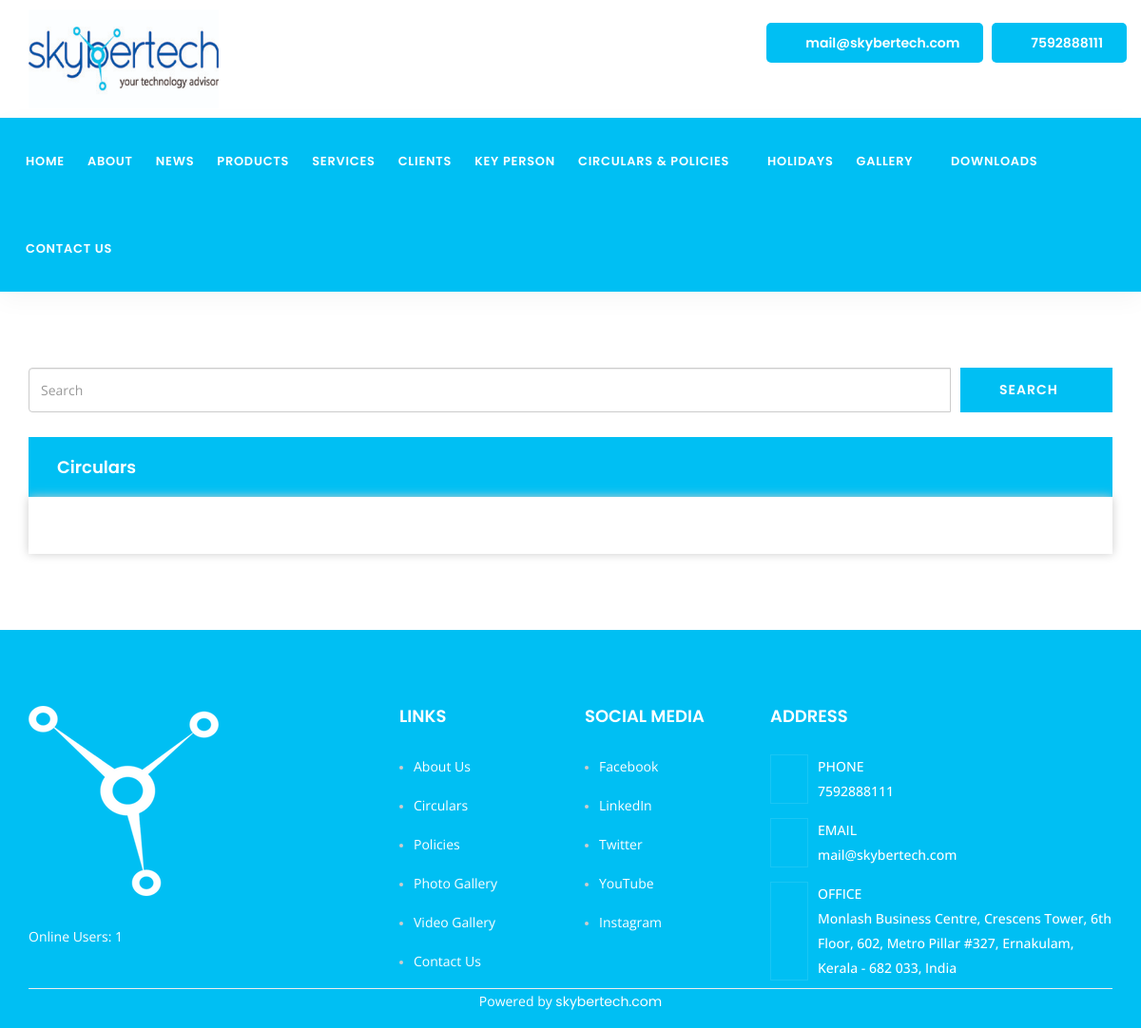
The page /circulars.php on the database its author committed.
### tables this page shows
CREATE TABLE IF NOT EXISTS `i_logo` (
  `ILogoID` bigint(20) NOT NULL AUTO_INCREMENT,
  `ILImage` varchar(255) NOT NULL,
  `Timestamp` timestamp NOT NULL DEFAULT CURRENT_TIMESTAMP,
  PRIMARY KEY (`ILogoID`)
);

CREATE TABLE IF NOT EXISTS `i_general` (
  `IGID` bigint(20) NOT NULL AUTO_INCREMENT,
  `IGColor` varchar(255) NOT NULL,
  `IGPhone` text NOT NULL,
  `IGEmail` varchar(255) NOT NULL,
  `IGAddress` text NOT NULL,
  `Timestamp` timestamp NOT NULL DEFAULT CURRENT_TIMESTAMP,
  PRIMARY KEY (`IGID`)
);

CREATE TABLE IF NOT EXISTS `i_footerlogo` (
  `IFTRLOGID` bigint(20) NOT NULL AUTO_INCREMENT,
  `IFImage` varchar(255) NOT NULL,
  `Timestamp` timestamp NOT NULL DEFAULT CURRENT_TIMESTAMP,
  PRIMARY KEY (`IFTRLOGID`)
);

### circulars.php (the view, shortened to what this page needs)
<?php
require 'admin/db/config.php';
include 'header.php';?>
          <div class="top-cat-area inc-trending-courses about-area default-padding">
        <div class="container">
            <div class="row">
                <div class="col-md-12 home-sidebar">
                    <div class="input-group">
                         <input class="form-control" id="search" name="search" placeholder="Search" type="text" style="height:47px">
                         <span class="input-group-btn">
                         <button type="submit" name="submit" id="submit" class="btn btn-theme effect btn-md" style="background-color: <?php echo $C_color; ?>;margin-left: 10px;" onclick="Getcircular()"> Search <i class="fa fa-paper-plane"></i>
                         </button></span>
                         </div><br>
                    <div class="sidebar-item latest-posts trending-courses-box" >
                        <h4 style="background:<?php echo $C_color; ?>">Circulars</h4>
                        <div class="trending-courses-items">
                        </div>
                    </div>
                </div>
            </div>
        </div>
    </div>
    <?php include 'footer.php';?>

### header.php (shortened to what this page needs)
<?php
require 'admin/db/config.php';
$session_value = session_id();
$enrty_time=time();
$time_check=$enrty_time-60;
$query_del="DELETE FROM i_online WHERE TimeLog < '$time_check'";
$conn->query($query_del);
$check="SELECT * FROM i_online WHERE SessionID='$session_value'";
$result_check = $conn->query($check);
if(mysqli_num_rows($result_check)==0)
{
$query_insert="INSERT INTO i_online(SessionID, TimeLog) VALUES ('$session_value','$enrty_time')";
$conn->query($query_insert);
};
$Queryer_logo ="SELECT * FROM  i_logo WHERE ILogoID=1";
$Resulter_logo = $conn->query($Queryer_logo);
$Rower_logo = $Resulter_logo->fetch_assoc();
$Logo_file=$Rower_logo['ILImage'];
$Queryer_footer ="SELECT * FROM  i_footerlogo WHERE IFTRLOGID=1";
$Resulter_footer = $conn->query($Queryer_footer);
$Rower_footer = $Resulter_footer->fetch_assoc();
$footer_file=$Rower_footer['IFImage'];
$Queryer_general ="SELECT * FROM i_general WHERE IGID=1";
$Resulter_general = $conn->query($Queryer_general);
$Rower_general = $Resulter_general->fetch_assoc();
$C_color=$Rower_general['IGColor'];
$C_phone=$Rower_general['IGPhone'];
$C_email=$Rower_general['IGEmail'];
$C_address=$Rower_general['IGAddress'];
$Queryer_about ="SELECT * FROM i_about WHERE IAboutID=1";
$Resulter_about = $conn->query($Queryer_about);
$Rower_general = $Resulter_about->fetch_assoc();
$afb=$Rower_general['IFB'];
$ainsta=$Rower_general['IInsta'];
$alinkedin=$Rower_general['ILinkedIn'];
$atwitter=$Rower_general['ITwitter'];
$ayoutube=$Rower_general['IYoutube'];
$live_query="SELECT * FROM i_online";
$resulter_live = $conn->query($live_query);
$live_count=mysqli_num_rows($resulter_live);
?>
 <!DOCTYPE html>
<html lang="en">
<head><meta http-equiv="Content-Type" content="text/html; charset=utf-8">
    <link href="assets/css/bootstrap.min.css" rel="stylesheet" />
    <link href="assets/css/font-awesome.min.css" rel="stylesheet" />
    <link href="assets/css/flaticon-set.css" rel="stylesheet" />
    <link href="assets/css/magnific-popup.css" rel="stylesheet" />
    <link href="assets/css/owl.carousel.min.css" rel="stylesheet" />
    <link href="assets/css/owl.theme.default.min.css" rel="stylesheet" />
    <link href="assets/css/animate.css" rel="stylesheet" />
    <link href="assets/css/bootsnav.css" rel="stylesheet" />
    <link href="assets/css/style.css" rel="stylesheet">
    <link href="assets/css/responsive.css" rel="stylesheet" />
    <link href="assets/css/datatables.min.css" rel="stylesheet">
<body oncontextmenu="return false" ondragstart="return false" onselectstart="return false" data-gr-c-s-loaded="true" cz-shortcut-listen="true" onload="Getcontactperson()">
    <section class="top-bar-area">
        <div class="container">
            <div class="row">
                <div class="col-md-5 logo">
                    <a href="index.php">
                        <img src="uploads/logo-image/<?php echo $Logo_file; ?>" class="logo img-responsive" alt="Logo" width="200" height"103">
                    </a>
                </div>
                 <div class="user-login text-right col-md-7">
                    <a href="mailto:info@internal" target="_top" style="background-color:<?php echo $C_color; ?>">
                        <i class="fas fa-envelope-open"></i> <?php echo $C_email; ?>
                    </a>
                    <a href="#000000000" style="background-color:<?php echo $C_color; ?>">
                        <i class="fas fa-phone"></i> <?php echo $C_phone; ?>
                    </a>
                </div>
            </div>
        </div>
    </section>
   <header id="home">
        <nav class="navbar navbar-default navbar-sticky bootsnav" style="background-color:<?php echo $C_color; ?>">
            <div class="container-fluid">
                <div class="collapse navbar-collapse" id="navbar-menu">
                    <ul class="nav navbar-nav" data-in="#" data-out="#">
                        <li>
                            <a href="index.php">Home</a>
                        </li>
                        <li>
                            <a href="about.php">About</a>
                        </li>
                        <li>
                            <a href="news.php">News</a>
                        </li>
                        <li>
                            <a href="products.php">Products</a>
                        </li>
                        <li>
                            <a href="service.php">Services</a>
                        </li>
                        <li>
                            <a href="clients.php">Clients</a>
                        </li>
                        <li>
                            <a href="keypersons.php">Key Person</a>
                        </li>
                        <li class="dropdown">
                            <a href="#" class="dropdown-toggle active" data-toggle="dropdown">Circulars & Policies</a>
                        </li>
                        <li>
                            <a href="holidays.php">Holidays</a>
                        </li>
                        <li class="dropdown">
                            <a href="#" class="dropdown-toggle active" data-toggle="dropdown">Gallery</a>
                        </li>
                        <li class="dropdown">
                            <a href="#" class="dropdown-toggle active" data-toggle="dropdown">Downloads</a>
                        </li>
                        <li>
                            <a href="contact.php">Contact Us</a>
                        </li>
                    </ul>
                </div>
            </div>
        </nav>
    </header>

### footer.php (shortened to what this page needs)
    <footer class="bg-dark default-padding-top text-light" style="background-color: <?php echo $C_color; ?>">
        <div class="container">
            <div class="row">
                <div class="f-items">
                    <div class="col-md-4 item">
                        <div class="f-item">
                            <img src="uploads/logo-image/<?php echo $footer_file; ?>" alt="Logo" style="height: 200px;">
                            <p>Online Users: <?php echo $live_count; ?></p>
                        </div>
                    </div>
                    <div class="col-md-2 col-sm-6 item">
                        <div class="f-item link">
                            <h4>Links</h4>
                            <ul>
                                <li>
                                    <a href="about.php">About Us</a>
                                </li>
                                <li>
                                    <a href="circulars.php">Circulars</a>
                                </li>
                                <li>
                                    <a href="policies.php">Policies</a>
                                </li>
                                <li>
                                    <a href="photo-gallery.php">Photo Gallery</a>
                                </li>
                                <li>
                                    <a href="video-gallery.php">Video Gallery</a>
                                </li>
                                <li>
                                    <a href="contact.php">Contact Us</a>
                                </li>
                            </ul>
                        </div>
                    </div>
                    <div class="col-md-2 col-sm-6 item">
                        <div class="f-item link">
                            <h4>Social Media</h4>
                            <ul>
                                <li>
                                    <a href="<?php echo $afb;?>" target="_blank">Facebook</a>
                                </li>
                                <li>
                                    <a href="<?php echo $alinkedin;?>" target="_blank">LinkedIn</a>
                                </li>
                                <li>
                                    <a href="<?php echo $atwitter;?>" target="_blank">Twitter</a>
                                </li>
                                <li>
                                    <a href="<?php echo $ayoutube;?>" target="_blank">YouTube</a>
                                </li>
                                <li>
                                    <a href="<?php echo $ainsta;?>" target="_blank">Instagram</a>
                                </li>
                            </ul>
                        </div>
                    </div>
                    <div class="col-md-4 item">
                        <div class="f-item address">
                            <h4>Address</h4>
                            <ul>
                                <li>
                                    <i class="fas fa-phone"></i>
                                    <p>Phone <span><?php echo $C_phone; ?></span></p>
                                </li>
                                <li>
                                    <i class="fas fa-envelope"></i>
                                    <p>Email <span><a href="#"><?php echo $C_email; ?></a></span></p>
                                </li>
                                <li>
                                    <i class="fas fa-map"></i>
                                    <p>Office <span><?php echo $C_address; ?></span></p>
                                </li>
                            </ul>
                        </div>
                    </div>
                </div>
            </div>
            <hr>
            <div class="col-md-12">
                        <p class="text-center"> Powered by <a class="white" href="https://www.skybertech.com/" target="_blank">skybertech.com</a></p>
                    </div>
        </div>
    </footer>
</body>
</html>

### assets/css/bootsnav.css (style rules this page uses)
.navbar-collapse { padding: 0; }
nav.navbar.bootsnav { background-color: #fff; border-radius: 0; border: none; box-shadow: 0 8px 25px 0 rgba(0, 0, 0, 0.04); -moz-box-shadow: 0 8px 25px 0 rgba(0, 0, 0, 0.04); -webkit-box-shadow: 0 8px 25px 0 rgba(0, 0, 0, 0.04); -o-box-shadow: 0 8px 25px 0 rgba(0, 0, 0, 0.04); margin: 0; }
nav.navbar.bootsnav ul.nav > li > a { color: #333333; background-color: transparent !important; text-transform: uppercase; font-weight: 600; }
#navbar-menu { -webkit-animation-duration: .3s; animation-duration: .3s; }
body { -webkit-transition: all 0.3s ease-in-out; -moz-transition: all 0.3s ease-in-out; -o-transition: all 0.3s ease-in-out; -ms-transition: all 0.3s ease-in-out; transition: all 0.3s ease-in-out; }
nav.navbar.bootsnav ul.nav > li.dropdown > a.dropdown-toggle::after { content: "\f107"; font-family: "Font Awesome 5 Free"; margin-left: 5px; margin-top: 2px; }
.user-login { padding: 14px 0; }
nav.navbar.bootsnav { z-index: 100; }
.wrap-sticky nav.navbar.bootsnav { position: absolute; width: 100%; left: 0; top: 0; margin: 0; background: #002147; }
@media (min-width: 1024px) and (max-width: 1200px) { nav.navbar.bootsnav ul.nav > li > a { padding: 35px 12px !important; } }
@media (min-width: 1024px) { nav.navbar.bootsnav ul.nav > li > a { font-size: 12.9px; font-weight: 600; letter-spacing: 0.06em; padding: 15px 9.8px; text-transform: uppercase; line-height: 21px; color: #fff; } }
@media (min-width: 1024px) { nav.navbar ul.nav > li > a { padding: 30px 15px; font-weight: 300; } }

### rows shown on the page
i_logo: ILImage (picture)
i_general: IGEmail "mail@skybertech.com", IGPhone "7592888111", IGAddress "Monlash Business Centre, Crescens Tower, 6th Floor, 602, Metro Pillar #327, Ernakulam, Kerala - 682 033, India"
i_footerlogo: IFImage (picture)

### other values the page prints
$live_count "1"
